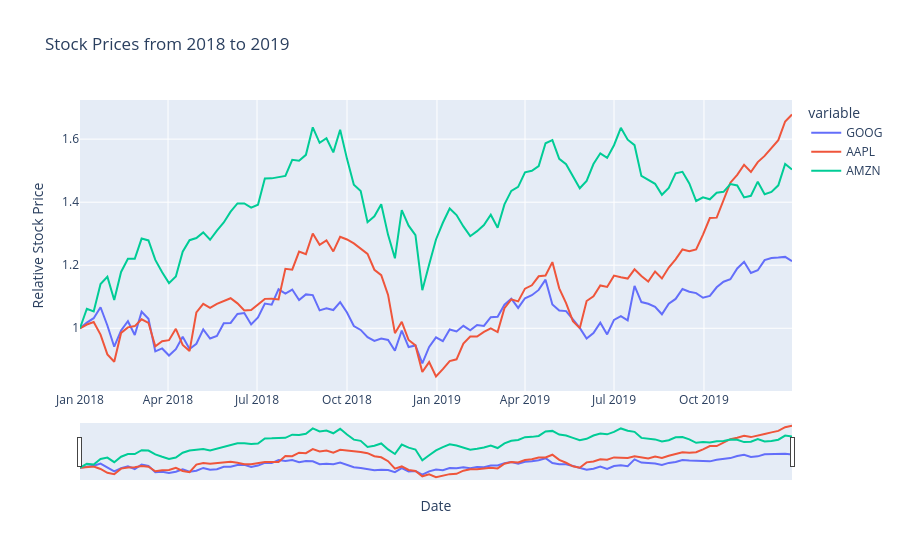

The cell this chart's notebook holds for it:
### Code cell
fig = px.line(
    stocks, x="date", y=["GOOG", "AAPL", "AMZN"],
    title="Stock Prices from 2018 to 2019"
)
fig.update_layout(xaxis_title="Date", yaxis_title="Relative Stock Price")
fig.update_xaxes(rangeslider_visible=True)
fig.show()
